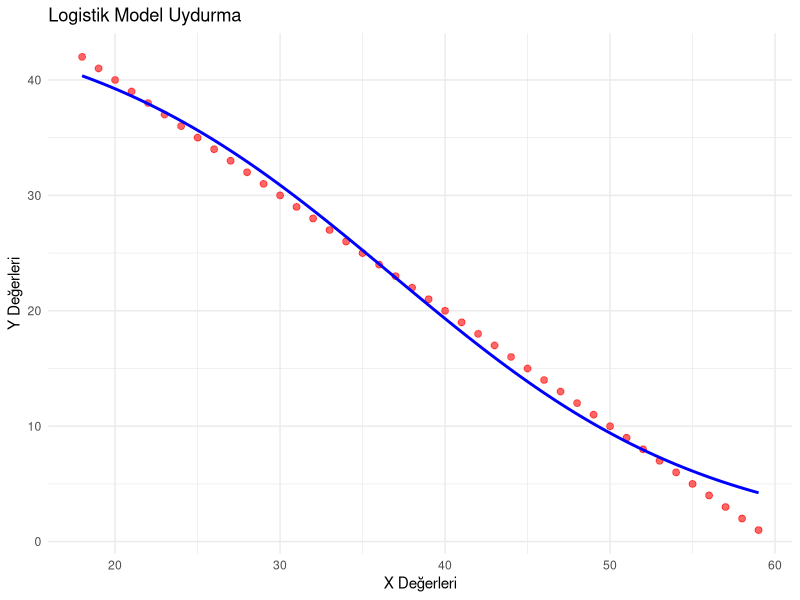

The R source for this figure:
library(minpack.lm)  # nlsLM için
library(ggplot2)

# X ve Y değerlerini tanımlama
X_data <- 18:59  # 18'den 59'a kadar X değerleri
Y_data <- 42 - (X_data - 18)  # 42'den başlayarak 1'er 1'er azalan Y değerleri

# Logistik büyüme modeli fonksiyonu
logistic_model <- function(x, L, k, x0) {
  L / (1 + exp(-k * (x - x0)))
}

# Modeli verilere uydurma
model <- nlsLM(Y_data ~ logistic_model(X_data, L, k, x0),
               start = list(L = 50, k = 0.1, x0 = 40),
               control = nls.lm.control(maxiter = 100))

# Parametreler
params <- coef(model)
L <- params["L"]
k <- params["k"]
x0 <- params["x0"]
cat("L, k, x0 degerleri:", L, k, x0, "\n")

# Modelleme sonuçlarını görselleştirme
ggplot(data = data.frame(X_data, Y_data), aes(x = X_data, y = Y_data)) +
  geom_point(color = 'red', size = 2, alpha = 0.6) +
  stat_function(fun = function(x) logistic_model(x, L, k, x0),
                color = "blue", size = 1) +
  ggtitle('Logistik Model Uydurma') +
  xlab('X Değerleri') +
  ylab('Y Değerleri') +
  theme_minimal()
